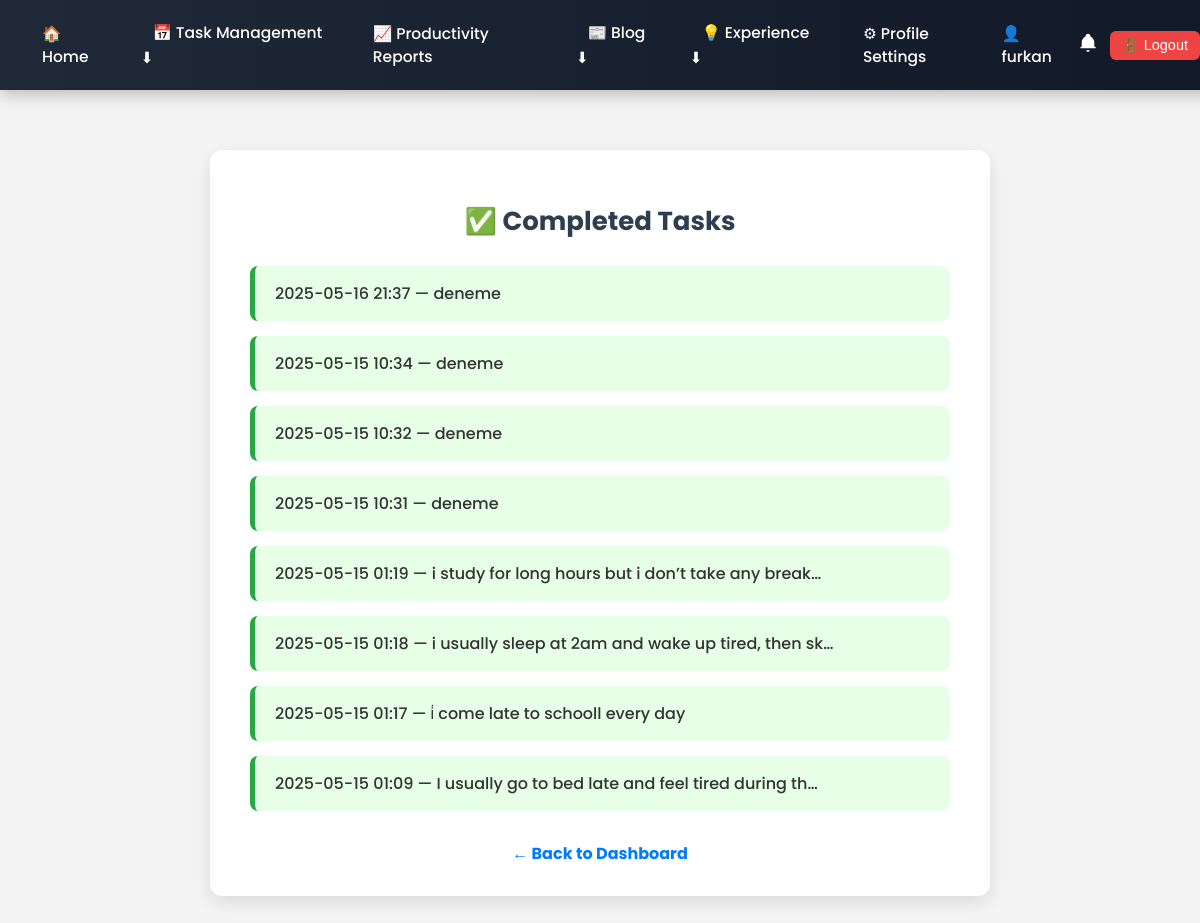
The page /completed-tasks/ (signed in) on the database its author committed.
### yonetim/models.py (models this page shows, shortened)
class TaskPrompt(models.Model):
    user = models.ForeignKey(User, on_delete=models.CASCADE)
    message = models.TextField()
    suggestions = models.TextField()
    created_at = models.DateTimeField()
    is_completed = models.BooleanField(default=False)
    category = models.CharField(max_length=100, blank=True, null=True)

### yonetim/views.py (the view)
# urls.py: path('completed-tasks/', views.completed_tasks, name='completed_tasks'),
@login_required
def completed_tasks(request):
    prompts = TaskPrompt.objects.filter(user=request.user, is_completed=True).order_by('-created_at')
    return render(request, 'yonetim/completed_tasks.html', {'prompts': prompts})

### yonetim/context_processors.py (called while the page is built)
def user_notifications(request):
    if request.user.is_authenticated:
        notifications = Notification.objects.filter(user=request.user).order_by('-created_at')[:5]
    else:
        notifications = []
    return {'notifications': notifications}

### yonetim/templates/yonetim/completed_tasks.html (shortened to what this page needs)
{% extends "yonetim/user_base.html" %}
{% block content %}
<div class="task-list-container">
  <h2>✅ Completed Tasks</h2>
  <ul class="task-list">
    {% for prompt in prompts %}
      <li>
        <a href="{% url 'task_prompt_detail' prompt.id %}">
          {{ prompt.created_at|date:"Y-m-d H:i" }} — {{ prompt.message|truncatechars:50 }}
        </a>
      </li>
    {% empty %}
      <li class="no-submissions">No completed tasks yet.</li>
    {% endfor %}
  </ul>
  <a href="{% url 'user_dashboard' %}" class="back-link">← Back to Dashboard</a>
</div>
{% endblock %}

### yonetim/templates/yonetim/user_base.html (shortened to what this page needs)
<!DOCTYPE html>
<html lang="en">
<head>
</head>
<body>
  <div class="navbar">
    <div class="nav-left">
      <a href="{% url 'user_dashboard' %}">🏠 Home</a>
      <div class="dropdown">
        <a href="#">📅 Task Management ⬇</a>
      </div>
      <a href="{% url 'productivity_reports' %}">📈 Productivity Reports</a>
      <div class="dropdown">
        <a href="#">📰 Blog ⬇</a>
      </div>
      <div class="dropdown">
        <a href="#">💡 Experience ⬇</a>
      </div>
      <a href="{% url 'profile_settings' %}">⚙ Profile Settings</a>
    </div>
    <div class="nav-right">
      {% if user.is_authenticated %}
        <div class="user-area">
          <span class="user-info">👤 {{ user.username }}</span>
          <div class="notification-container">
            <div class="bell-wrapper">
            </div>
          </div>
          <form id="logout-form" method="post" action="{% url 'logout' %}" style="margin: 0;">
            <button type="submit" class="logout-btn">🚪 Logout</button>
          </form>
        </div>
      {% else %}
        <a href="{% url 'login' %}">🔑 Login</a>
        <a href="{% url 'register' %}">📝 Register</a>
      {% endif %}
    </div>
  </div>
  <div class="main-container">
    {% block content %}{% endblock %}
  </div>
</body>
</html>

### yonetim/templates/yonetim/user_base.html (style rules this page uses)
body { font-family: 'Poppins', sans-serif; margin: 0; padding: 0; background: #f4f4f4; }
.navbar { background: linear-gradient(to right, #1f2937, #111827); padding: 14px 30px; display: flex; justify-content: space-between; align-items: center; position: fixed; width: 100%; top: 0; left: 0; z-index: 1000; box-shadow: 0px 4px 16px rgba(0, 0, 0, 0.25); animation: slideDown 0.6s ease; }
.navbar a { color: white; text-decoration: none; font-size: 15.5px; font-weight: 500; padding: 8px 12px; border-radius: 6px; transition: background-color 0.3s ease, transform 0.2s ease; }
.nav-left, .nav-right { display: flex; align-items: center; gap: 20px; }
.user-area { display: flex; align-items: center; gap: 12px; margin-right: 20px; position: relative; }
.user-info { color: white; font-size: 15.5px; font-weight: 500; }
.logout-btn { background-color: #ef4444; color: white; padding: 6px 12px; border-radius: 6px; font-weight: 500; border: none; cursor: pointer; font-size: 14.5px; transition: background-color 0.3s ease; margin-left: 0; margin-right: 10px; max-width: 120px; white-space: nowrap; }
.dropdown { position: relative; display: inline-block; }
.main-container { padding-top: 90px; padding-left: 20px; padding-right: 20px; }
.notification-container { position: relative; }
.bell-wrapper { position: relative; display: inline-block; }
.notification-bell { cursor: pointer; transition: transform 0.2s ease; }

### yonetim/templates/yonetim/completed_tasks.html (style rules this page uses)
.task-list-container { max-width: 700px; margin: 60px auto; background-color: white; padding: 30px 40px; border-radius: 12px; box-shadow: 0 6px 18px rgba(0, 0, 0, 0.1); }
.task-list-container h2 { font-size: 26px; font-weight: bold; color: #2c3e50; margin-bottom: 25px; text-align: center; }
ul.task-list { list-style-type: none; padding: 0; }
ul.task-list li { margin-bottom: 15px; padding: 15px 20px; background-color: #e6ffe6; border-left: 5px solid #28a745; border-radius: 8px; }
ul.task-list li a { text-decoration: none; color: #333; font-weight: 500; display: block; }
.back-link { display: block; text-align: center; margin-top: 30px; color: #007BFF; text-decoration: none; font-weight: bold; }

### rows shown on the page
TaskPrompt: created_at "2025-05-16 21:37", message "deneme"
TaskPrompt: created_at "2025-05-15 10:34", message "deneme"
TaskPrompt: created_at "2025-05-15 10:32", message "deneme"
TaskPrompt: created_at "2025-05-15 10:31", message "deneme"
TaskPrompt: created_at "2025-05-15 01:19", message "i study for long hours but i don’t take any break…"
TaskPrompt: created_at "2025-05-15 01:18", message "i usually sleep at 2am and wake up tired, then sk…"
TaskPrompt: created_at "2025-05-15 01:17", message "i̇ come late to schooll every day"
TaskPrompt: created_at "2025-05-15 01:09", message "I usually go to bed late and feel tired during th…"

### other values the page prints
{{ user.username }} "furkan"
